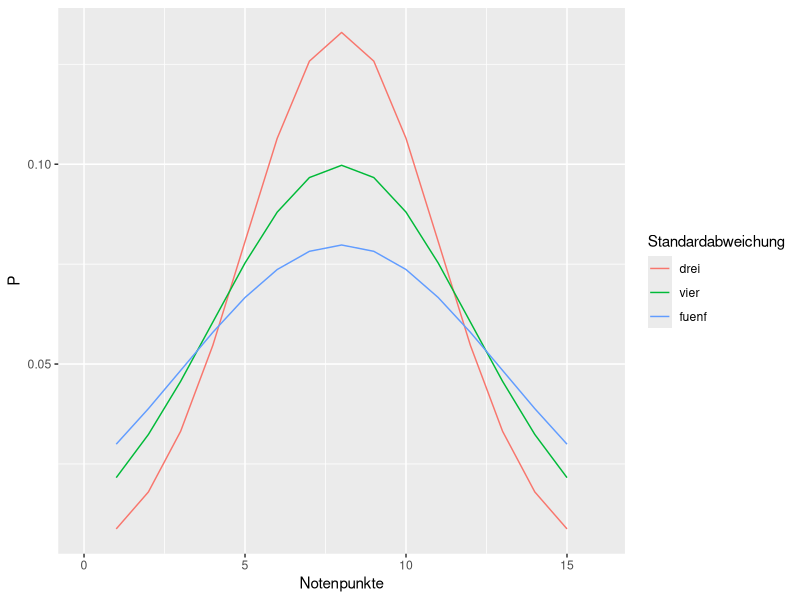
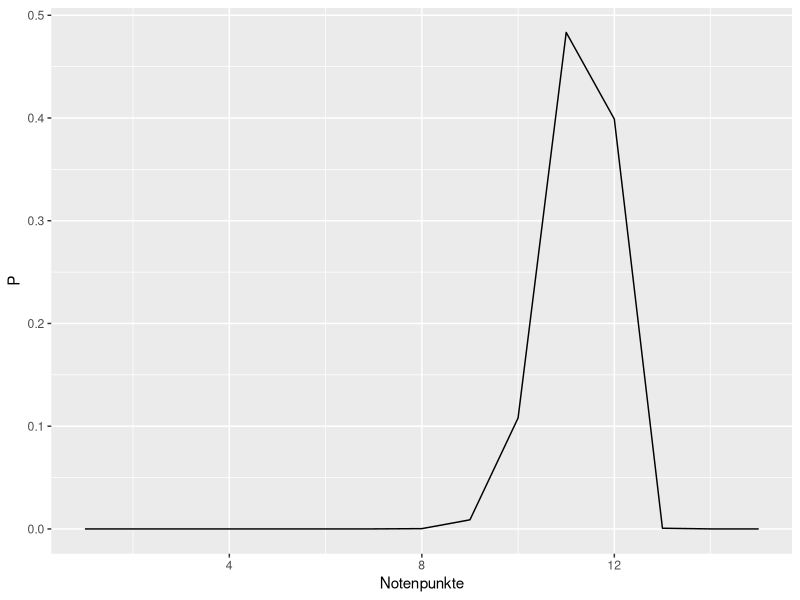

Here is the R script that generated these plots, in order:
## ---- chunk 1
noten <- 1:15
mu <- 8
drei <- dnorm(noten,mean=mu,sd=3)
vier <- dnorm(noten,mean=mu,sd=4)
fuenf <- dnorm(noten,mean=mu,sd=5)

noten.dist <- data.frame(Notenpunkte=noten,drei,vier,fuenf)
noten.dist
## ---- chunk 2
library(reshape2)
# value.name is the name of the new column with the values that were previously spread out over several columns
# variable.name is the name of the new column with the old column names 
melt(noten.dist,id.vars="Notenpunkte",value.name="P",variable.name="Standardabweichung")
## ---- chunk 3
noten.dist <- melt(noten.dist,id.vars="Notenpunkte",value.name="P",variable.name="Standardabweichung")
## ---- chunk 4
library(ggplot2)
# we use geom_line() because dnorm() already gave us the densities! 
# we onle use geom_density() when ggplot should calculate the density for u
ggplot(data=noten.dist,aes(x=Notenpunkte,y=P,color=Standardabweichung)) + geom_line() + scale_x_continuous(limits=c(0,16))
## ---- chunk 5
pnorm(13,mean=mu,sd=3,lower.tail=FALSE)
## ---- chunk 6
pnorm(5,mean=mu,sd=3)
## ---- chunk 7
for(s in c(3,4,5) ){
  durchfall <- pnorm(5,mean=mu,sd=s)
  output <- paste("Bei einer Standabweichung von",s, "fallen",durchfall*100,"% durch.")
  print(output)
}
## ---- chunk 8
library(sn)
qplot(x=1:15,y=dsn(1:15, xi=c(12), omega=1, alpha=-3, log=FALSE),geom="line",xlab="Notenpunkte",ylab="P")
## ---- chunk 9
n <- 50
noten.dist$Anzahl <- noten.dist$P * n
noten.dist
